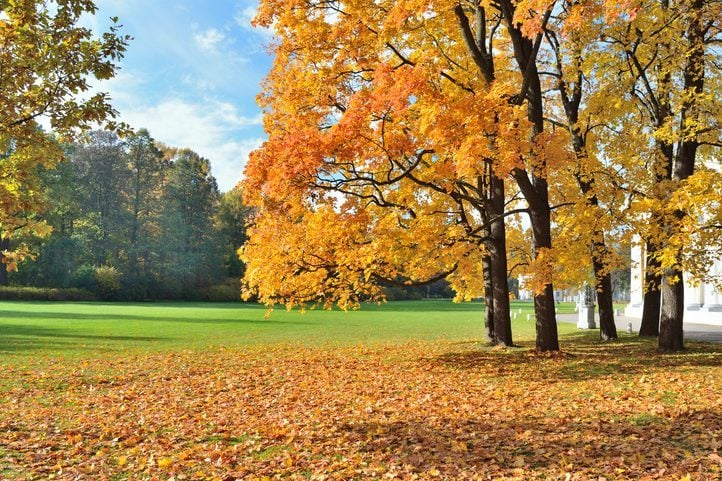
#> input picture img/part_3/autumn.jpg, 722 x 481 px, given in place of summer.jpg, which was not available
$ python part_2.py
#> lines starting #> are read from the running program, lines starting #| are printed output that depends on the picture; pictures that were not available may be replaced by others from this repository, and a replacement may not be noted
import os
import cv2
import numpy as np

script_dir = os.path.dirname(os.path.abspath(__file__))

img1_path = os.path.abspath(os.path.join(script_dir, '../img/part_2/summer.jpg'))
img2_path = os.path.abspath(os.path.join(script_dir, '../img/part_2/winter.jpg'))
img_res_path = os.path.abspath(os.path.join(script_dir, '../img/part_2/manual_blend.jpg'))

print("Absolute path to image1:", img1_path)
print("Absolute path to image2:", img2_path)

img1 = cv2.imread(img1_path)
#> img1 is the input picture: shape (481, 722, 3); mean B, G, R 78.6, 132, 160.6
img2 = cv2.imread(img2_path)
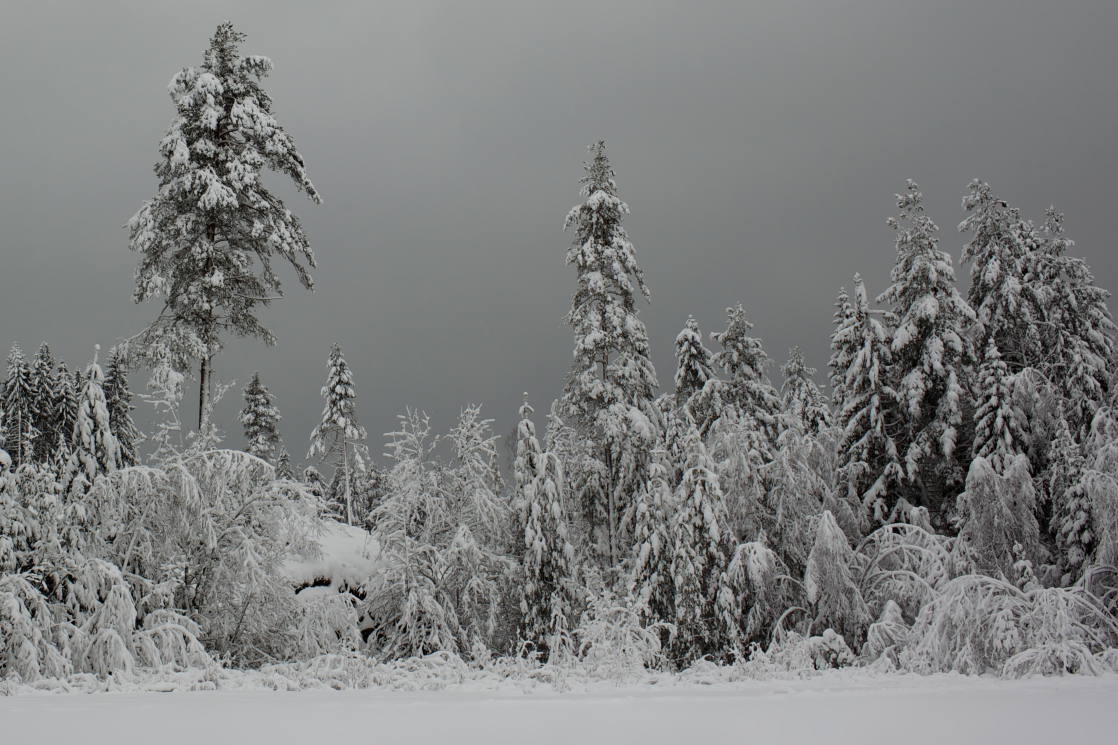
#> input picture img/part_2/winter.jpg, 3353 x 2234 px (shown at 1/3 size)
#> img2 is the input picture: shape (2234, 3353, 3); mean B, G, R 126.9, 127.3, 125.8

if img1 is None:
    print(f"Error: Cannot read {img1_path}")
    exit()
if img2 is None:
    print(f"Error: Cannot read {img2_path}")
    exit()

img2 = cv2.resize(img2, (img1.shape[1], img1.shape[0]))
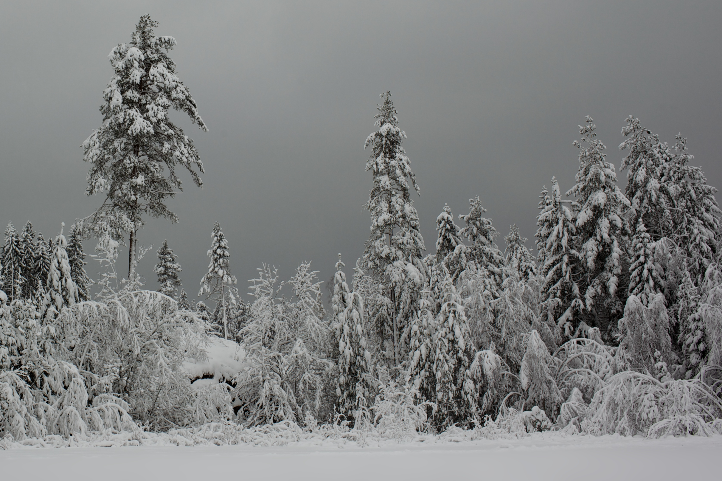
#> img2: shape (481, 722, 3); mean B, G, R 126.8, 127.2, 125.7

alpha = 0.5
blend = (1 - alpha) * img1 + alpha * img2
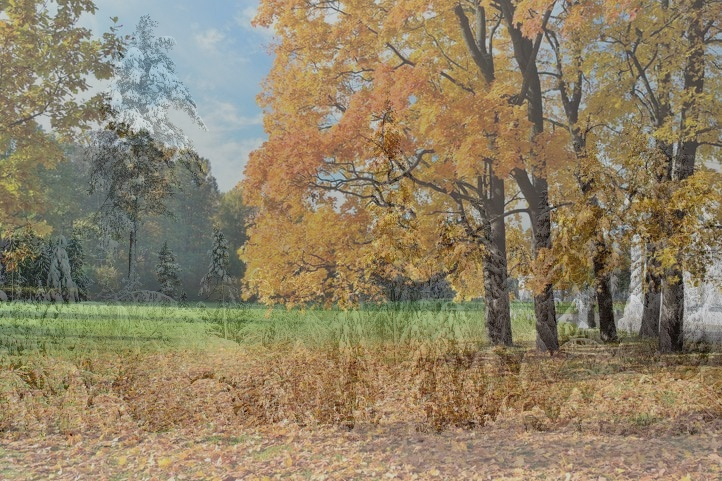
#> blend: shape (481, 722, 3) float64; mean B, G, R 102.7, 129.6, 143.1
blend = blend.astype(np.uint8)

cv2.imshow('Blended Image', blend)
cv2.imwrite(img_res_path, blend)
cv2.waitKey(0)
cv2.destroyAllWindows()
